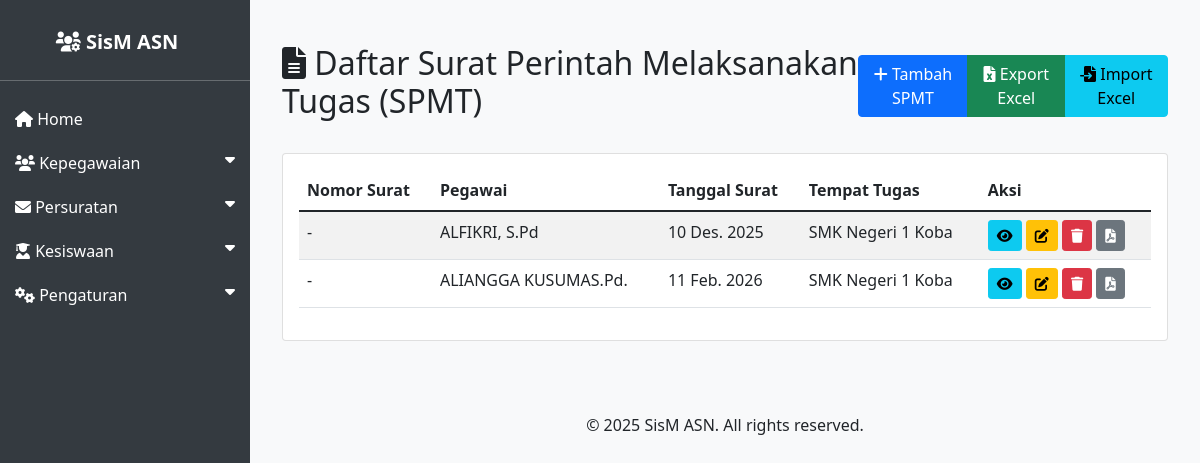
/asn/spmt/, run on an earlier commit of the app's database.
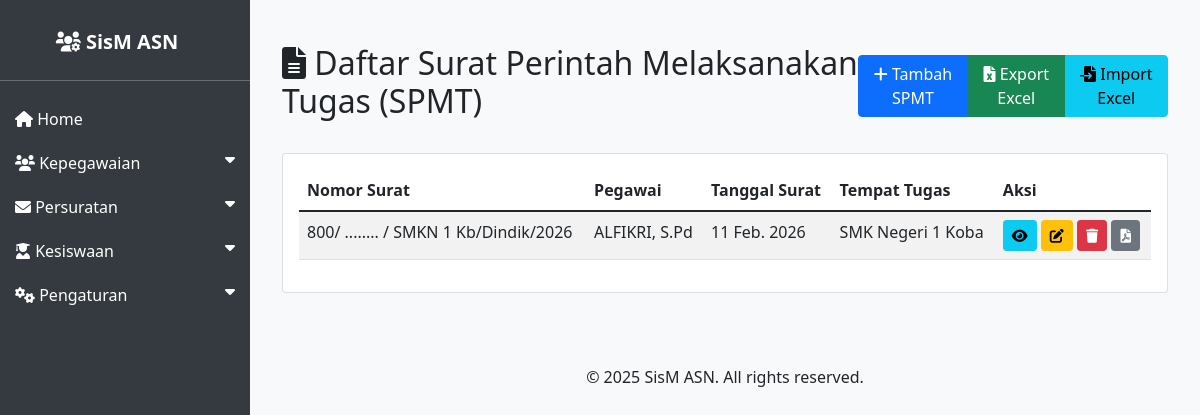
And on a later commit of the database.
### asn_app/models.py (models this page shows, shortened)
class SPMT(models.Model):
    kop_surat = models.ForeignKey(KopSurat, on_delete=models.SET_NULL, null=True, blank=True, verbose_name='Kop Surat')
    nomor_surat = models.CharField(max_length=100, verbose_name='Nomor Surat')
    tempat_ditetapkan = models.CharField(max_length=100, verbose_name='Tempat Ditetapkan')
    tanggal_surat = models.DateField(verbose_name='Tanggal Surat')
    penandatangan = models.ForeignKey(ASN, on_delete=models.SET_NULL, null=True, related_name='spmt_penandatangan', verbose_name='Penandatangan')
    pegawai = models.ForeignKey(ASN, on_delete=models.SET_NULL, null=True, related_name='spmt_pegawai', verbose_name='Pegawai')
    peraturan = models.CharField(max_length=255, verbose_name='Peraturan')
    nomor_peraturan = models.CharField(max_length=100, verbose_name='Nomor Peraturan')
    tahun_peraturan = models.CharField(max_length=4, verbose_name='Tahun Peraturan')
    tentang = models.TextField(verbose_name='Tentang')
    tanggal_terhitung = models.DateField(verbose_name='Tanggal Terhitung Mulai')
    sebagai = models.CharField(max_length=255, verbose_name='Sebagai')
    tempat_tugas = models.CharField(max_length=255, verbose_name='Tempat Tugas')
    created_at = models.DateTimeField(auto_now_add=True)
    updated_at = models.DateTimeField(auto_now=True)

class ASN(models.Model):
    JENIS_KELAMIN_CHOICES = [
        ('L', 'Laki-laki'),
        ('P', 'Perempuan'),
    ]
    AGAMA_CHOICES = [
        ('ISLAM', 'Islam'),
        ('KRISTEN', 'Kristen'),
        ('KATOLIK', 'Katolik'),
        ('HINDU', 'Hindu'),
        ('BUDDHA', 'Buddha'),
        ('KONGHUCU', 'Konghucu'),
    ]
    nip = models.CharField(max_length=18, unique=True, null=True, blank=True)
    nama = models.CharField(max_length=100)
    tempat_lahir = models.CharField(max_length=50)
    tanggal_lahir = models.DateField()
    jenis_kelamin = models.CharField(max_length=1, choices=JENIS_KELAMIN_CHOICES)
    agama = models.CharField(max_length=10, choices=AGAMA_CHOICES)
    alamat = models.TextField()
    email = models.EmailField()
    telepon = models.CharField(max_length=15)
    jabatan = models.CharField(max_length=100)
    pangkat = models.CharField(max_length=50)
    golongan = models.CharField(max_length=5)
    nama_istri_suami = models.CharField(max_length=100, blank=True, null=True, verbose_name='Nama Istri/Suami')
    unit_kerja = models.CharField(max_length=100)
    foto = models.ImageField(upload_to='asn_fotos/', blank=True, null=True)
    created_at = models.DateTimeField(auto_now_add=True)
    updated_at = models.DateTimeField(auto_now=True)

### asn_app/views.py (the view)
# urls.py: path('spmt/', views.SPMTListView.as_view(), name='spmt_list'),
class SPMTListView(ListView):
    model = SPMT
    template_name = 'asn_app/spmt_list.html'
    context_object_name = 'spmt_list'
    paginate_by = 10

### asn_app/templates/asn_app/spmt_list.html (shortened to what this page needs)
{% extends 'asn_app/base.html' %}
{% block content %}
<div class="container mt-4">
    <div class="d-flex justify-content-between align-items-center mb-4">
        <h2><i class="fas fa-file-alt"></i> Daftar Surat Perintah Melaksanakan Tugas (SPMT)</h2>
        <div class="btn-group">
            <a href="{% url 'spmt_create' %}" class="btn btn-primary">
                <i class="fas fa-plus"></i> Tambah SPMT
            </a>
            <a href="{% url 'spmt_export_excel' %}" class="btn btn-success">
                <i class="fas fa-file-excel"></i> Export Excel
            </a>
            <a href="{% url 'spmt_import_excel' %}" class="btn btn-info">
                <i class="fas fa-file-import"></i> Import Excel
            </a>
        </div>
    </div>
    <div class="card">
        <div class="card-body">
            <div class="table-responsive">
                <table class="table table-striped">
                    <thead>
                        <tr>
                            <th>Nomor Surat</th>
                            <th>Pegawai</th>
                            <th>Tanggal Surat</th>
                            <th>Tempat Tugas</th>
                            <th>Aksi</th>
                        </tr>
                    </thead>
                    <tbody>
                        {% for spmt in spmt_list %}
                        <tr>
                            <td>{{ spmt.nomor_surat }}</td>
                            <td>{{ spmt.pegawai.nama }}</td>
                            <td>{{ spmt.tanggal_surat }}</td>
                            <td>{{ spmt.tempat_tugas }}</td>
                            <td>
                                <a href="{% url 'spmt_detail' spmt.pk %}" class="btn btn-sm btn-info">
                                    <i class="fas fa-eye"></i>
                                </a>
                                <a href="{% url 'spmt_update' spmt.pk %}" class="btn btn-sm btn-warning">
                                    <i class="fas fa-edit"></i>
                                </a>
                                <a href="{% url 'spmt_delete' spmt.pk %}" class="btn btn-sm btn-danger">
                                    <i class="fas fa-trash"></i>
                                </a>
                                <a href="{% url 'spmt_export_pdf' spmt.pk %}" class="btn btn-sm btn-secondary">
                                    <i class="fas fa-file-pdf"></i>
                                </a>
                            </td>
                        </tr>
                        {% endfor %}
                    </tbody>
                </table>
            </div>
        </div>
    </div>
</div>
{% endblock %}

### asn_app/templates/asn_app/base.html (shortened to what this page needs)
<!DOCTYPE html>
<html lang="id">
<head>
    <link href="https://cdn.jsdelivr.net/npm/bootstrap@5.1.3/dist/css/bootstrap.min.css" rel="stylesheet">
    <link href="https://cdnjs.cloudflare.com/ajax/libs/font-awesome/6.0.0/css/all.min.css" rel="stylesheet">
                    </head>
                    <body>
                        <div class="sidebar" id="sidebar">
                            <h4 class="text-center">
                                <a href="{% url 'asn_list' %}" class="navbar-brand">
                                    <i class="fas fa-users-cog"></i> SisM ASN
                                </a>
                            </h4>
                            <hr>
                                                        <ul class="nav flex-column">
                                                            <li class="nav-item">
                                                                <a class="nav-link" href="{% url 'asn_list' %}">
                                                                    <i class="fas fa-home"></i> Home
                                                                </a>
                                                            </li>
                                                            <li class="nav-item">
                                                                <a class="nav-link" data-bs-toggle="collapse" href="#kepegawaianSubmenu" role="button" aria-expanded="false" aria-controls="kepegawaianSubmenu">
                                                                    <i class="fas fa-users"></i> Kepegawaian <i class="fas fa-caret-down float-end"></i>
                                                                </a>
                                                            </li>
                                                            <li class="nav-item">
                                                                <a class="nav-link" data-bs-toggle="collapse" href="#persuratanSubmenu" role="button" aria-expanded="false" aria-controls="persuratanSubmenu">
                                                                    <i class="fas fa-envelope"></i> Persuratan <i class="fas fa-caret-down float-end"></i>
                                                                </a>
                                                            </li>
                                                            <li class="nav-item">
                                                                <a class="nav-link" data-bs-toggle="collapse" href="#kesiswaanSubmenu" role="button" aria-expanded="false" aria-controls="kesiswaanSubmenu">
                                                                    <i class="fas fa-user-graduate"></i> Kesiswaan <i class="fas fa-caret-down float-end"></i>
                                                                </a>
                                                            </li>
                                                            <li class="nav-item">
                                                                <a class="nav-link" data-bs-toggle="collapse" href="#pengaturanSubmenu" role="button" aria-expanded="false" aria-controls="pengaturanSubmenu">
                                                                    <i class="fas fa-cogs"></i> Pengaturan <i class="fas fa-caret-down float-end"></i>
                                                                </a>
                                                            </li>
                                                        </ul>
                        </div>
                        <div class="content" id="content">
                            <main>
                                {% block content %}
                                {% endblock %}
                            </main>
                            <footer class="py-4 mt-5">
                                <div class="container text-center">
                                    <p>&copy; 2025 SisM ASN. All rights reserved.</p>
                                </div>
                            </footer>
                        </div>
                        </body>
                        </html>

### asn_app/templates/asn_app/base.html (style rules this page uses)
body { display: flex; min-height: 100vh; flex-direction: column; background-color: #f8f9fa; }
.sidebar { width: 250px; background: #343a40; color: white; position: fixed; height: 100%; padding-top: 20px; z-index: 1000; left: 0; transition: left 0.3s; }
.sidebar a { color: white; text-decoration: none; display: block; padding: 10px 15px; }
.content { padding: 20px; flex-grow: 1; transition: margin-left 0.3s; margin-left: 250px; }
.navbar-brand { font-weight: bold; }

What changed in the data, as far as the page shows it:
removed SPMT: nomor_surat "-", pegawai.nama "ALFIKRI, S.Pd", tanggal_surat "10 Des. 2025", tempat_tugas "SMK Negeri 1 Koba"
removed SPMT: nomor_surat "-", pegawai.nama "ALIANGGA KUSUMAS.Pd.", tanggal_surat "11 Feb. 2026", tempat_tugas "SMK Negeri 1 Koba"
added SPMT: nomor_surat "800/ ........ / SMKN 1 Kb/Dindik/2026", pegawai.nama "ALFIKRI, S.Pd", tanggal_surat "11 Feb. 2026", tempat_tugas "SMK Negeri 1 Koba"
